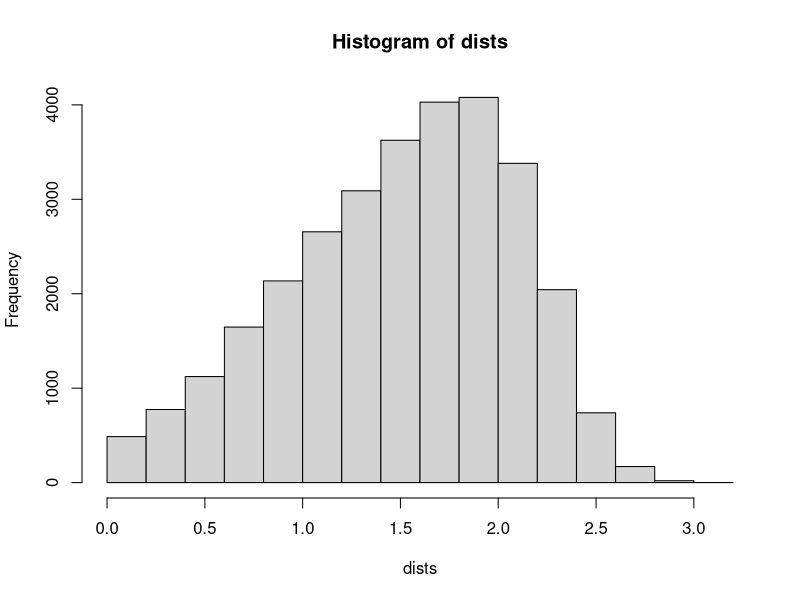

Recreate this plot in R.
dists<-c()
for (n in 1:30) {
  for (i in 1:1000) {
    P1<-runif(n)
    P2<-runif(n)
    dist<-sqrt(sum((P1-P2)**2))
    dists<-c(dists, dist)
  }
mean.dist<-mean(dists)
sd.dist<-sd(dists)
}
cat(mean.dist,sd.dist,"\n")
hist(dists)